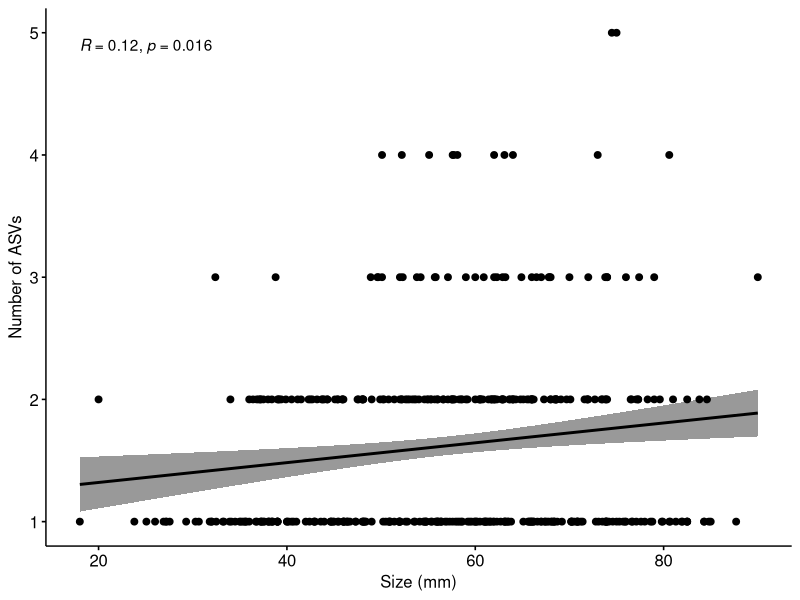

Reproduce this figure in R.
library("ggpubr")

setwd("/Users/Corinna/Documents/PostDoc/Beinart_Lab/Snail_16S_amplicons/Meta-analysis/oligotyping")

data <- read.table("size_vs_richness.txt", header=T)

shapiro.test(data$Size)
shapiro.test(data$Oligotypes)

cor.test(data$Size, data$Oligotypes, method="spearman")

pdf("Size_vs_Richness.pdf")
ggscatter(data, x = "Size", y = "Oligotypes", add = "reg.line", conf.int = TRUE, cor.coef = TRUE, cor.method = "spearman", xlab = "Size (mm)", ylab = "Number of ASVs")
dev.off()
